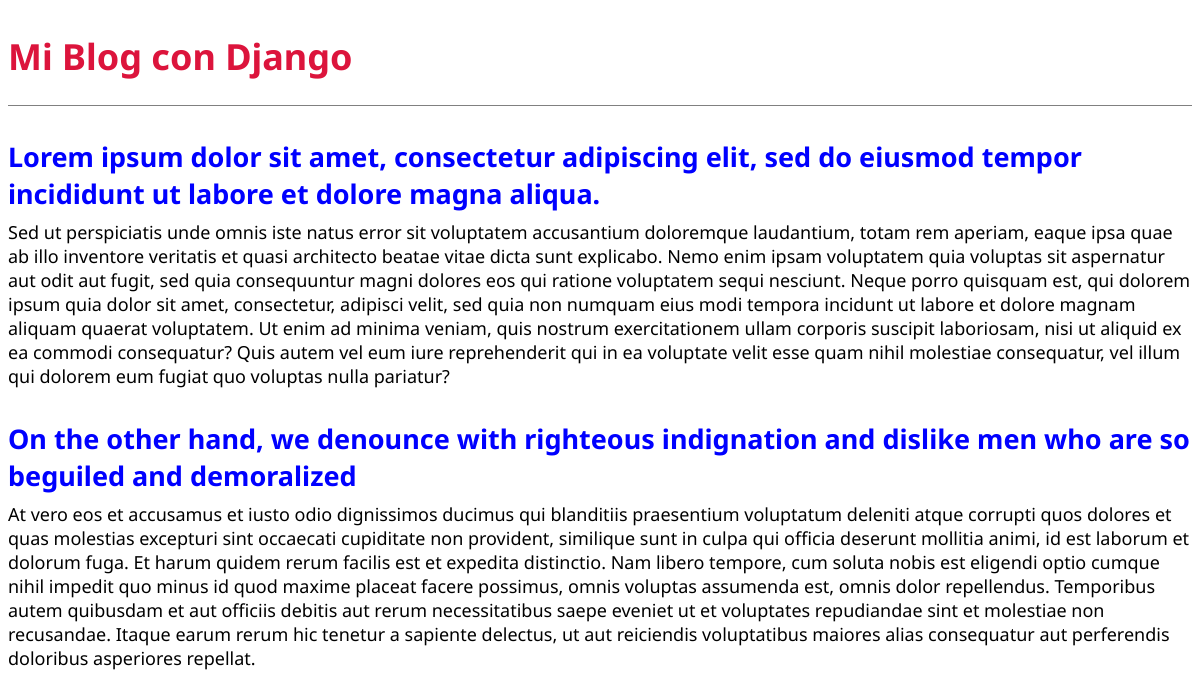
The page / on the database its author committed.
### blog/models.py (models this page shows, shortened)
class Post(models.Model):
    title = models.CharField(max_length=200)
    author = models.ForeignKey(
        'auth.User',
        on_delete= models.CASCADE,
    )
    body = models.TextField()

### blog/views.py (the view)
# urls.py: path('', BlogListView.as_view(), name='home'),
class BlogListView(ListView):
    model = Post
    template_name = 'home.html'

### templates/home.html
{% extends 'base.html' %}
{% block content %}
    {% for post in object_list %}
    <div class="post-entry">
        <h2><a href="{% url 'post_detail' post.pk %}">{{ post.title }}</a></h2>
        <p>{{ post.body }}</p>
    </div>
    {% endfor %}
{% endblock content %}

### templates/base.html (shortened to what this page needs)
{% load static %}
<!DOCTYPE html>
<html lang="en">
<head>
    <link rel="stylesheet" href="{% static 'css/base.css' %}">
</head>
<body>
    <header>
        <h1><a href="{% url 'home' %}">Mi Blog con Django</a></h1>
    </header>
    <div>
        {% block content %}
        {% endblock content %}
    </div>
</body>
</html>

### static/css/base.css (style rules this page uses)
body { font-family: 'Noto Sans', sans-serif; font-size: 18px; }
header { border-bottom: 1px solid gray; margin-bottom: 2rem; display: flex; }
header h1 a { color: crimson; text-decoration: none; }
.post-entry { margin-bottom: 2rem; }
.post-entry h2 { margin: 0.5rem 0; }
.post-entry h2 a, .post-entry h2 a:visited { color: blue; text-decoration: none; }
.post-entry p { margin: 0; font-weight: 400; }

### rows shown on the page
Post: title "Lorem ipsum dolor sit amet, consectetur adipiscing elit, sed do eiusmod tempor incididunt ut labore et dolore magna aliqua.", body "Sed ut perspiciatis unde omnis iste natus error sit voluptatem accusantium doloremque laudantium, totam rem aperiam, eaque ipsa quae ab illo inventore veritatis et quasi architecto beatae vitae dicta sunt explicabo. Nemo enim ipsam voluptatem quia voluptas sit aspernatur aut odit aut fugit, sed quia consequuntur magni dolores eos qui ratione voluptatem sequi nesciunt. Neque porro quisquam est, qui dolorem ipsum quia dolor sit amet, consectetur, adipisci velit, sed quia non numquam eius modi tempora incidunt ut labore et dolore magnam aliquam quaerat voluptatem. Ut enim ad minima veniam, quis nostrum exercitationem ullam corporis suscipit laboriosam, nisi ut aliquid ex ea commodi…"
Post: title "On the other hand, we denounce with righteous indignation and dislike men who are so beguiled and demoralized", body "At vero eos et accusamus et iusto odio dignissimos ducimus qui blanditiis praesentium voluptatum deleniti atque corrupti quos dolores et quas molestias excepturi sint occaecati cupiditate non provident, similique sunt in culpa qui officia deserunt mollitia animi, id est laborum et dolorum fuga. Et harum quidem rerum facilis est et expedita distinctio. Nam libero tempore, cum soluta nobis est eligendi optio cumque nihil impedit quo minus id quod maxime placeat facere possimus, omnis voluptas assumenda est, omnis dolor repellendus. Temporibus autem quibusdam et aut officiis debitis aut rerum necessitatibus saepe eveniet ut et voluptates repudiandae sint et molestiae non recusandae. Itaque…"
